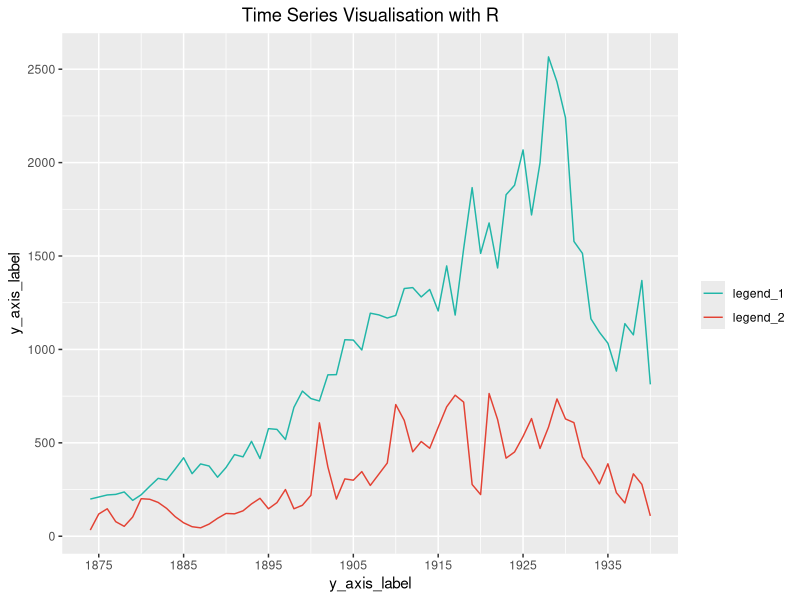
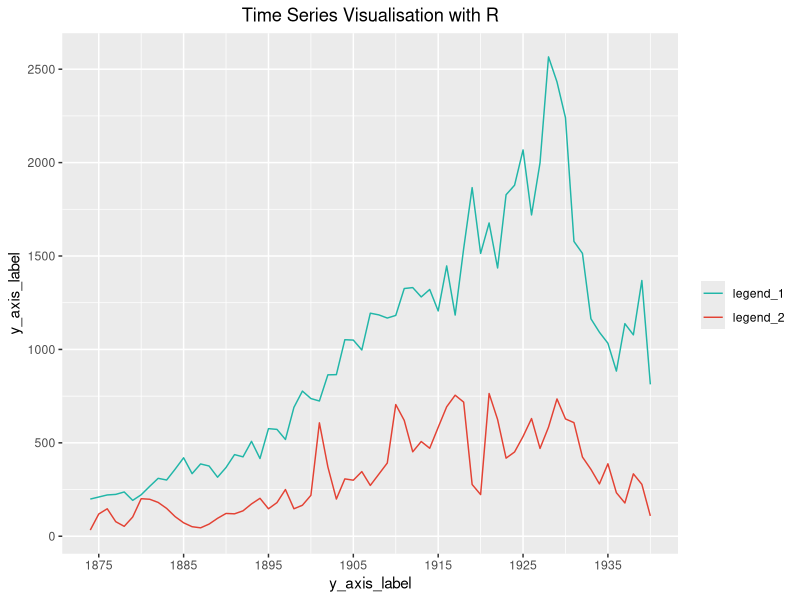

Source code (R) for these figures, in order:
# in case ggplot2 is not yet installed 
# install.packages("ggplot2")

# import packages
library(ggplot2)

# set up working directory
getwd()
setwd("project_folder_path")
getwd()

# read csv and save the data to sr
sr <- read.csv(
      file="01.csv",
      stringsAsFactors = FALSE
      )

# check dataFrame after loading data, optional
class(sr)
head(sr, 3)
str(sr)

# plot the multiple time series data in one chart
ggplot(sr, aes(x = year)) + 
geom_line(aes( y = sugarEx, colour="legend_1")) + 
geom_line(aes( y = riceIm, colour="legend_2")) + 
#  label for y and x axis
ylab (label = "y_axis_label") + 
xlab (label = "y_axis_label") + 
# legend title
labs(colour = "") + 
# chart title
labs(title = "Time Series Visualisation with R") + 
# centering the chart title
theme(plot.title = element_text(hjust = 0.5)) +
# spacing ticks on x and y axes
scale_x_continuous(breaks=seq(1875,1940,10)) +
scale_y_continuous(breaks=seq(0,2600,500)) +
# colors, vermilion #E34234 for legend_1, bluish green #21B6A8 for legend_2
scale_colour_manual(values=c("#21B6A8", "#E34234"))

# save chart to the working directory
ggsave("plot.jpg", width=9, height=6, dpi=300)